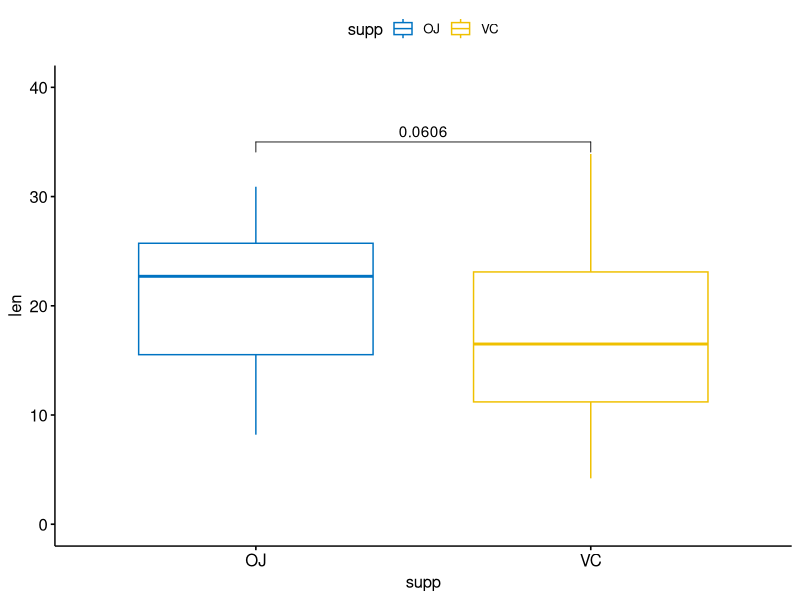
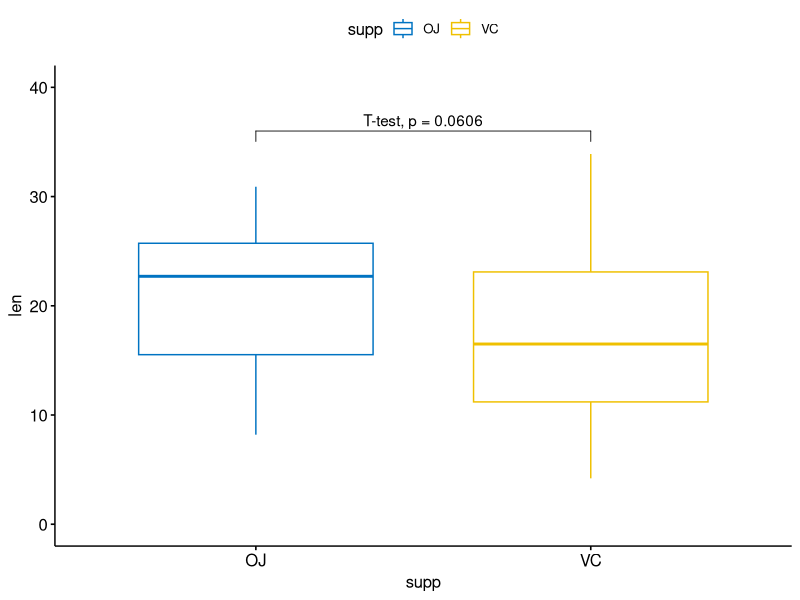
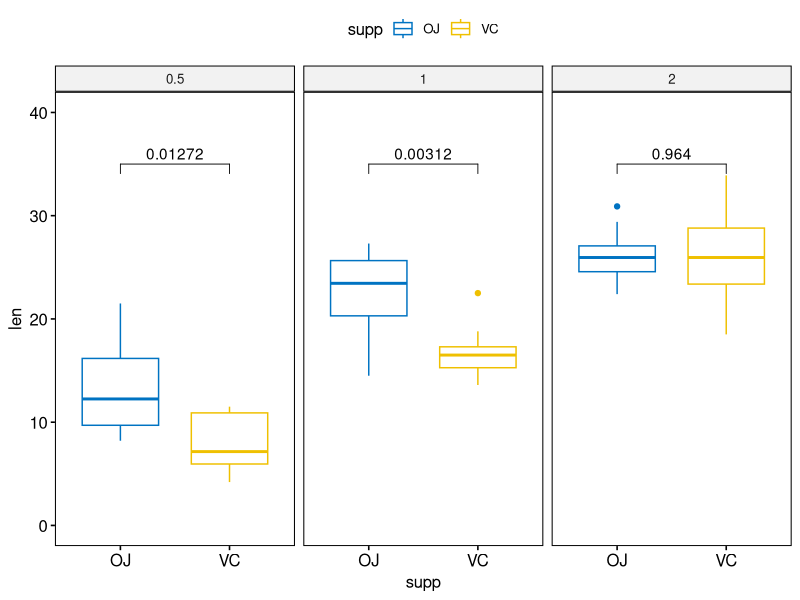
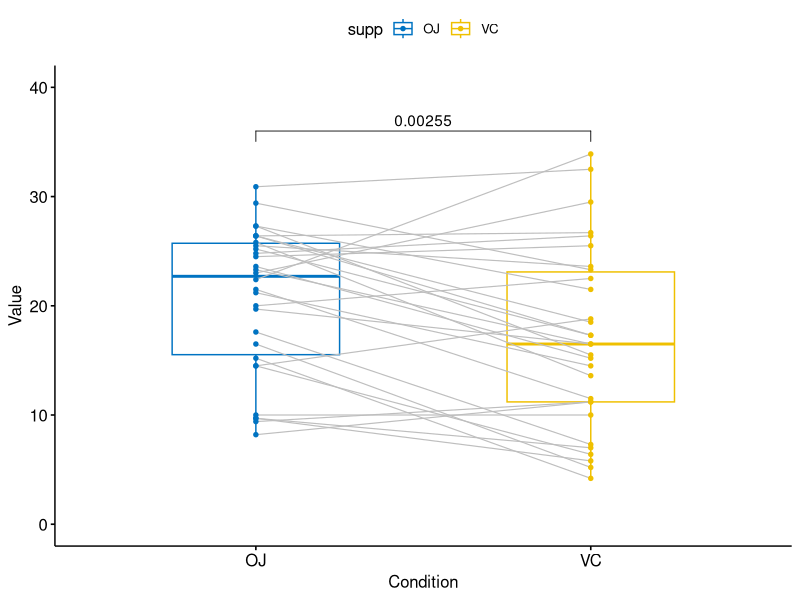
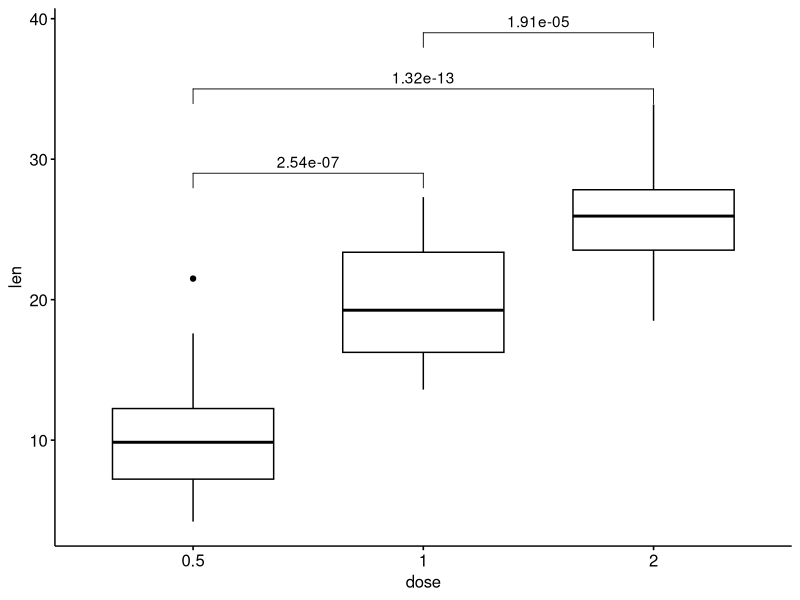
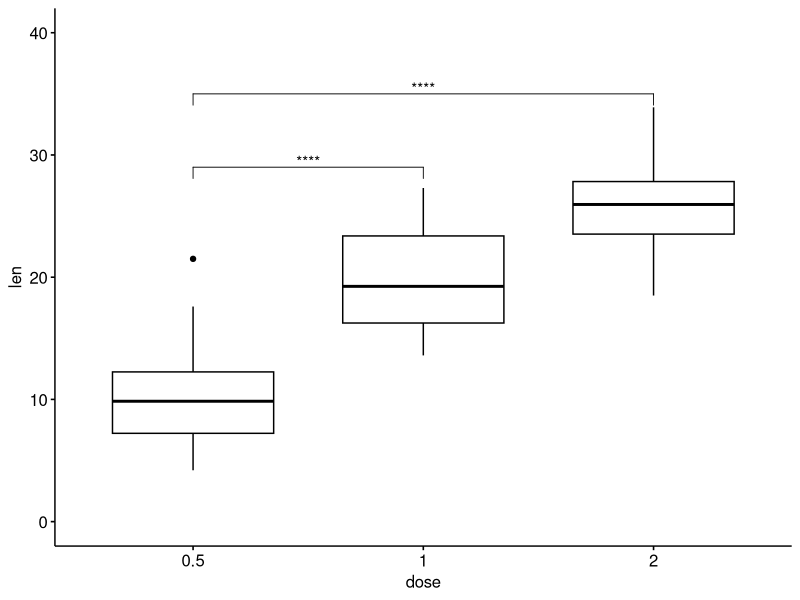
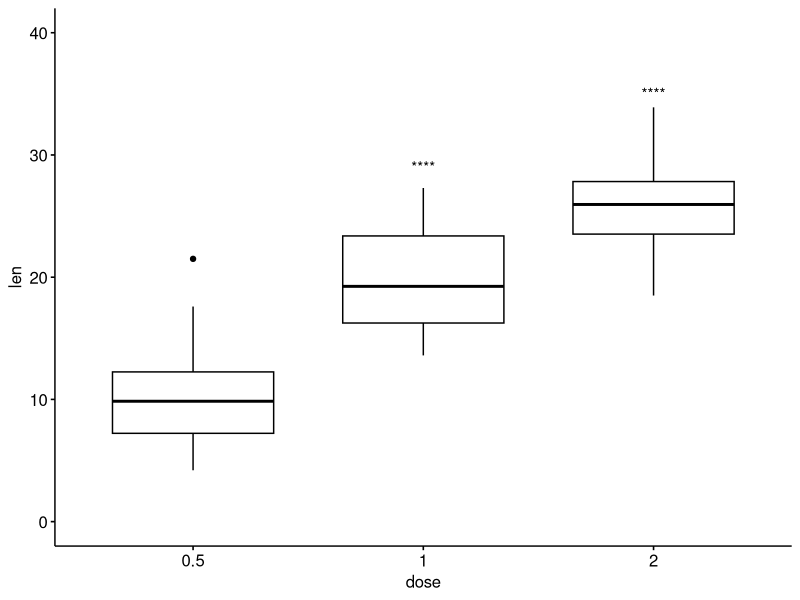
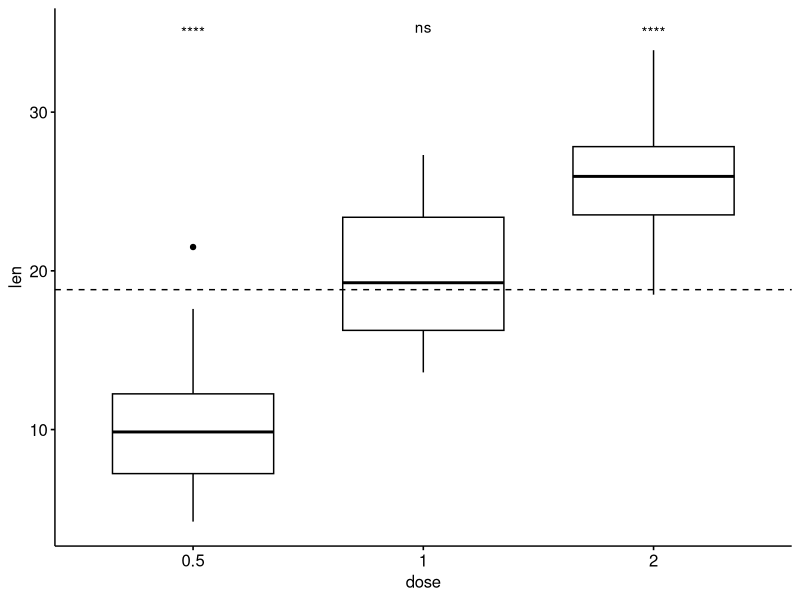

Write the R code that produced these figures, in order.
## ---- chunk 1
knitr::opts_chunk$set(collapse = TRUE, dev = "png", comment = "#>")
#Sys.setlocale('LC_ALL','C') # Embed this directly in the Rmarkdown script that contains the Chinese character comment
options(digits=3)
options(max.print=200)
## ---- chunk 2
library(rstatix)  
library(ggpubr)  # For easy data-visualization
## ---- chunk 3
# Summary statistics of some selected variables
#::::::::::::::::::::::::::::::::::::::::::::::::::::::::::
iris %>% 
  get_summary_stats(Sepal.Length, Sepal.Width, type = "common")

# Whole data frame
#::::::::::::::::::::::::::::::::::::::::::::::::::::::::::
iris %>% get_summary_stats(type = "common")


# Grouped data
#::::::::::::::::::::::::::::::::::::::::::::::::::::::::::
iris %>%
  group_by(Species) %>% 
  get_summary_stats(Sepal.Length, type = "mean_sd")
## ---- chunk 4
df <- ToothGrowth
df$dose <- as.factor(df$dose)
head(df)
## ---- chunk 5
# T-test
stat.test <- df %>% 
  t_test(len ~ supp, paired = FALSE) 
stat.test

# Create a box plot
p <- ggboxplot(
  df, x = "supp", y = "len", 
  color = "supp", palette = "jco", ylim = c(0,40)
  )
# Add the p-value manually
p + stat_pvalue_manual(stat.test, label = "p", y.position = 35)
## ---- chunk 6
p +stat_pvalue_manual(stat.test, label = "T-test, p = {p}", 
                      y.position = 36)
## ---- chunk 7
# Statistical test
stat.test <- df %>%
  group_by(dose) %>%
  t_test(len ~ supp) %>%
  adjust_pvalue() %>%
  add_significance("p.adj")
stat.test

# Visualization
ggboxplot(
  df, x = "supp", y = "len",
  color = "supp", palette = "jco", facet.by = "dose",
  ylim = c(0, 40)
  ) +
  stat_pvalue_manual(stat.test, label = "p.adj", y.position = 35)
## ---- chunk 8
# T-test
stat.test <- df %>% 
  t_test(len ~ supp, paired = TRUE) 
stat.test

# Box plot
p <- ggpaired(
  df, x = "supp", y = "len", color = "supp", palette = "jco", 
  line.color = "gray", line.size = 0.4, ylim = c(0, 40)
  )
p + stat_pvalue_manual(stat.test, label = "p", y.position = 36)
## ---- chunk 9
# Pairwise t-test
pairwise.test <- df %>% t_test(len ~ dose)
pairwise.test
# Box plot
ggboxplot(df, x = "dose", y = "len")+
  stat_pvalue_manual(
    pairwise.test, label = "p.adj", 
    y.position = c(29, 35, 39)
    )
## ---- chunk 10
# Comparison against reference group
#::::::::::::::::::::::::::::::::::::::::
# T-test: each level is compared to the ref group
stat.test <- df %>% t_test(len ~ dose, ref.group = "0.5")
stat.test
# Box plot
ggboxplot(df, x = "dose", y = "len", ylim = c(0, 40)) +
  stat_pvalue_manual(
    stat.test, label = "p.adj.signif", 
    y.position = c(29, 35)
    )
# Remove bracket
ggboxplot(df, x = "dose", y = "len", ylim = c(0, 40)) +
  stat_pvalue_manual(
    stat.test, label = "p.adj.signif", 
    y.position = c(29, 35),
    remove.bracket = TRUE
    )
## ---- chunk 11
# T-test
stat.test <- df %>% t_test(len ~ dose, ref.group = "all")
stat.test
# Box plot with horizontal mean line
ggboxplot(df, x = "dose", y = "len") +
  stat_pvalue_manual(
    stat.test, label = "p.adj.signif", 
    y.position = 35,
    remove.bracket = TRUE
    ) +
  geom_hline(yintercept = mean(df$len), linetype = 2)
## ---- chunk 12
# One-way ANOVA test
#:::::::::::::::::::::::::::::::::::::::::
df %>% anova_test(len ~ dose)

# Two-way ANOVA test
#:::::::::::::::::::::::::::::::::::::::::
df %>% anova_test(len ~ supp*dose)

# Two-way repeated measures ANOVA
#:::::::::::::::::::::::::::::::::::::::::
df$id <- rep(1:10, 6) # Add individuals id
# Use formula
# df %>% anova_test(len ~ supp*dose + Error(id/(supp*dose)))
# or use character vector
df %>% anova_test(dv = len, wid = id, within = c(supp, dose))

# Use model as arguments
#:::::::::::::::::::::::::::::::::::::::::
.my.model <- lm(yield ~ block + N*P*K, npk)
anova_test(.my.model)
## ---- chunk 13
# Data preparation
mydata <- mtcars %>% 
  select(mpg, disp, hp, drat, wt, qsec)
head(mydata, 3)

# Correlation test between two variables
mydata %>% cor_test(wt, mpg, method = "pearson")

# Correlation of one variable against all
mydata %>% cor_test(mpg, method = "pearson")

# Pairwise correlation test between all variables
mydata %>% cor_test(method = "pearson")
## ---- chunk 14
# Compute correlation matrix
#::::::::::::::::::::::::::::::::::::::::::::::::::::::::::
cor.mat <- mydata %>% cor_mat()
cor.mat

# Show the significance levels
#::::::::::::::::::::::::::::::::::::::::::::::::::::::::::
cor.mat %>% cor_get_pval()

# Replacing correlation coefficients by symbols
#::::::::::::::::::::::::::::::::::::::::::::::::::::::::::
cor.mat %>%
  cor_as_symbols() %>%
  pull_lower_triangle()

# Mark significant correlations
#::::::::::::::::::::::::::::::::::::::::::::::::::::::::::
cor.mat %>%
  cor_mark_significant()


# Draw correlogram using R base plot
#::::::::::::::::::::::::::::::::::::::::::::::::::::::::::
cor.mat %>%
  cor_reorder() %>%
  pull_lower_triangle() %>% 
  cor_plot()
